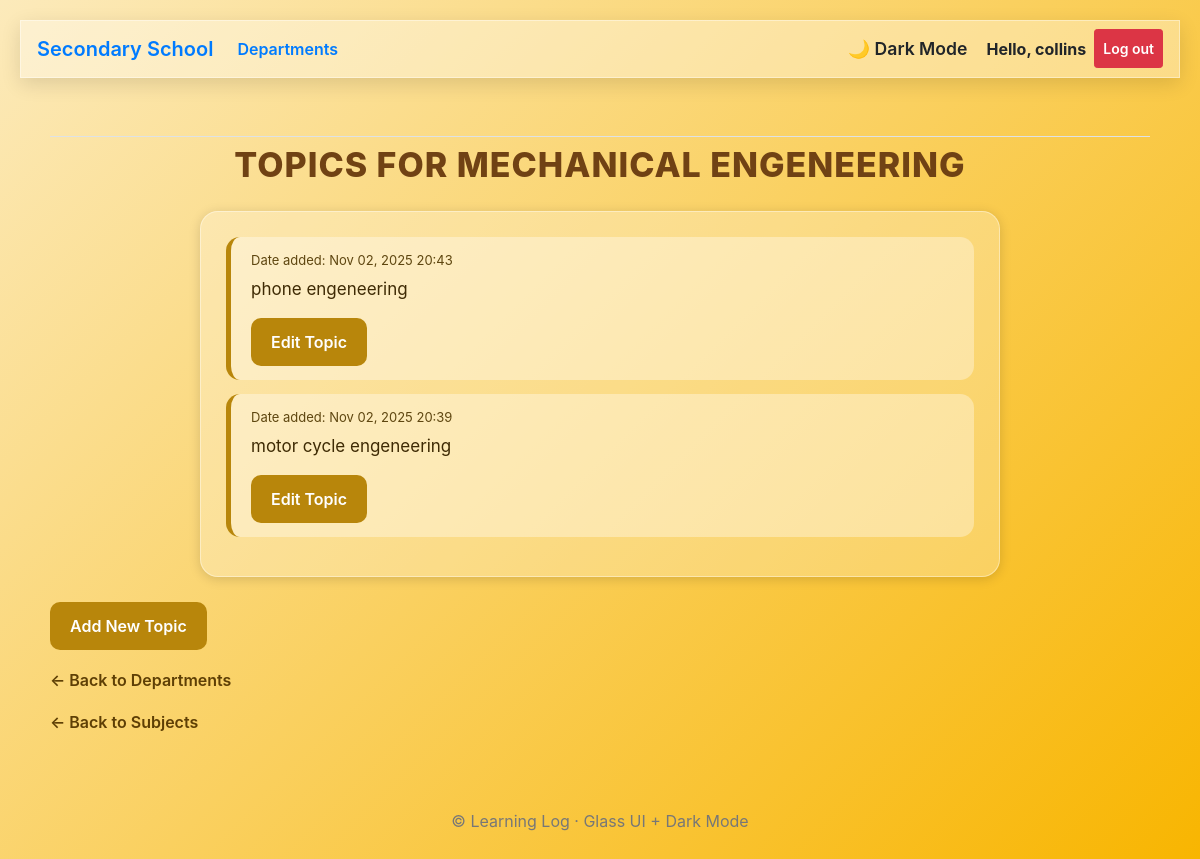
/subjects/16/topics/ (signed in), run on the app's committed database.
### school_app/models.py (models this page shows, shortened)
class Subjects(models.Model):
    department_subjects = models.ForeignKey(Departments, on_delete=models.CASCADE)
    owner = models.ForeignKey(User, on_delete=models.CASCADE)
    text = models.CharField(max_length=300)
    date_added = models.DateTimeField(auto_now_add=True)
    class Meta:
        verbose_name_plural = 'subjects'

class SubjectTopics(models.Model):
    topics_subjects = models.ForeignKey(Subjects, on_delete=models.CASCADE, related_name='topics_subjects')
    text = models.CharField(max_length=1000)
    date_added = models.DateTimeField(auto_now_add=True)

### school_app/views.py (the view)
# urls.py: path('subjects/<int:subject_id>/topics/', views.topics, name='topics'),
@login_required()
def topics(request, subject_id):
    subject = Subjects.objects.get(id=subject_id)
    if subject.owner != request.user:
        raise Http404
    topic = subject.topics_subjects.order_by("-date_added")
    department = subject.department_subjects
    context = {'subject': subject, 'topic': topic, 'department': department}
    return render(request, 'school_app/topics.html', context)

### school_app/templates/school_app/topics.html (shortened to what this page needs)
{% extends "school_app/base.html" %}
{% block content %}
<h2 class="page-title">Topics for {{ subject.text }}</h2>
<div class="topic-container">
    {% for topi in topic %}
        <div class="topic-item">
            <div class="topic-date">
                Date added: {{ topi.date_added|date:'M d, Y H:i' }}
            </div>
            <div class="topic-text">
                {{ topi.text|linebreaks }}
            </div>
            <a class="gold-btn" href="{% url 'school_app:edit_topic' topi.id %}">
                Edit Topic
            </a>
        </div>
    {% empty %}
        <div class="topic-item">
            No topics for {{ subject }} have been added yet.
        </div>
    {% endfor %}
</div>
<a class="gold-btn" href="{% url 'school_app:new_topics' subject.id %}">
    Add New Topic
</a>
<br>
<a class="back-link" href="{% url 'school_app:departments' %}">← Back to Departments</a>
<br>
<a class="back-link" href="{% url 'school_app:subjects' department.id %}">← Back to Subjects</a>
{% endblock content %}

### school_app/templates/school_app/base.html (shortened to what this page needs)
{% load bootstrap4 %}
<!doctype html>
<html lang="en">
<head>
    {% bootstrap_css %}
</head>
<body class="fade-in">
<nav class="navbar navbar-expand-md glass-nav mb-4">
    <a class="navbar-brand" href="{% url 'school_app:index' %}">Secondary School</a>
    <div class="collapse navbar-collapse" id="mainNav">
        <ul class="navbar-nav mr-auto slide-up">
            <li class="nav-item">
                <a class="nav-link" href="{% url 'school_app:departments' %}">Departments</a>
            </li>
        </ul>
        <ul class="navbar-nav ml-auto slide-up">
            <li class="nav-item">
                <span id="darkModeToggle" class="nav-link">
                    🌙 Dark Mode
                </span>
            </li>
            {% if user.is_authenticated %}
                <li class="nav-item">
                    <span class="nav-link font-weight-bold">
                        Hello, {{ user.username }}
                    </span>
                </li>
                <li class="nav-item">
                    <form action="{% url 'users:logout' %}" method="post" style="display:inline;">
                        <button type="submit" class="nav-link btn btn-danger btn-sm text-white">
                            Log out
                        </button>
                    </form>
                </li>
            {% endif %}
        </ul>
    </div>
</nav>
<main class="container main-container slide-up">
    <div class="pb-2 mb-2 border-bottom">
    </div>
    <div>
        {% block content %}{% endblock content %}
    </div>
</main>
<div class="footer slide-up">
    &copy; {{ now|date:"Y" }} Learning Log · Glass UI + Dark Mode
</div>
</body>
</html>

### school_app/templates/school_app/base.html (style rules this page uses)
.glass-nav { background: rgba(255, 255, 255, 0.35); backdrop-filter: blur(18px) saturate(180%); -webkit-backdrop-filter: blur(18px) saturate(180%); border: 1px solid rgba(255, 255, 255, 0.4); box-shadow: 0 6px 20px rgba(0,0,0,0.12); }
.nav-link, .navbar-brand { font-weight: 600; transition: 0.4s; }
.fade-in { animation: fadeIn 0.9s ease forwards; }
.slide-up { animation: slideUp 0.9s ease forwards; }
.main-container { margin-top: 30px; padding: 20px; }
#darkModeToggle { cursor: pointer; font-size: 1.1rem; padding: 6px 10px; border-radius: 8px; border: 1px solid transparent; }
.footer { text-align: center; padding: 15px; margin-top: 40px; color: #777; }

### school_app/templates/school_app/topics.html (style rules this page uses)
body { background: linear-gradient(135deg, #fceabb, #f8b500); padding: 20px; }
.page-title { color: #704214; font-size: 34px; font-weight: 800; text-align: center; margin-bottom: 25px; text-transform: uppercase; letter-spacing: 1px; }
.topic-container { background: rgba(255, 255, 255, 0.25); backdrop-filter: blur(18px); padding: 25px; border-radius: 18px; border: 1px solid rgba(255,255,255,0.4); width: 90%; max-width: 800px; margin: 0 auto 25px auto; box-shadow: 0 2px 12px rgba(0,0,0,0.15); }
.topic-item { background: rgba(255,255,255,0.35); padding: 14px 20px; margin-bottom: 14px; border-radius: 14px; border-left: 5px solid #b8860b; }
.topic-date { font-size: 13px; color: #5e4610; }
.topic-text { font-size: 17px; margin-top: 6px; color: #3e2a04; }
.gold-btn { display: inline-block; background: #b8860b; padding: 12px 20px; color: white; text-decoration: none; border-radius: 10px; font-weight: 600; transition: background .25s ease; }
.back-link { display: inline-block; margin-top: 18px; color: #5e3f05; text-decoration: none; font-weight: 600; }

### data on the page
Subjects: text "MECHANICAL ENGENEERING"
SubjectTopics: date_added "Nov 02, 2025 20:43", text "phone engeneering"
SubjectTopics: date_added "Nov 02, 2025 20:39", text "motor cycle engeneering"

### other printed values
{{ user.username }} "collins"
